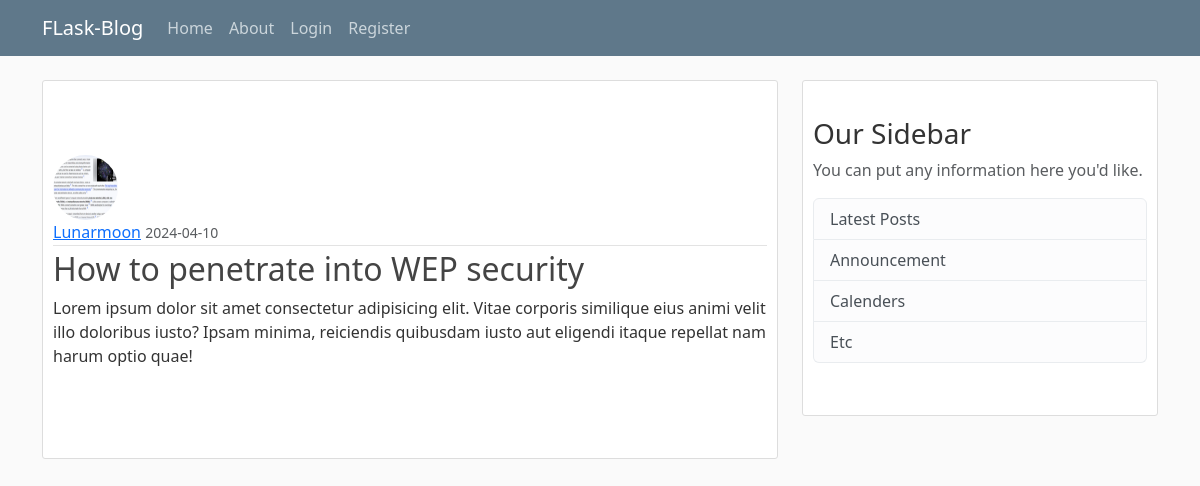
Page /post/26 on the earlier database version.
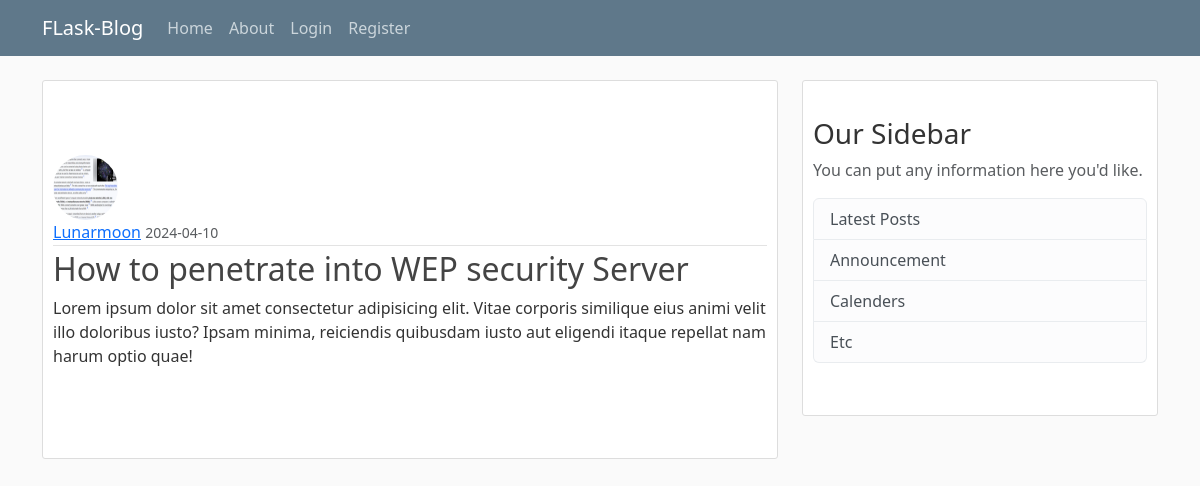
Same page on the later database version.
### flaskblog/models.py (models this page shows, shortened)
class Post(db.Model):
    id =  db.Column(db.Integer, primary_key=True)
    title = db.Column(db.String(100), nullable=False)
    date_posted = db.Column(db.DateTime, nullable=False, default=datetime.utcnow)
    content = db.Column(db.Text, nullable=False)
    user_id = db.Column(db.Integer, db.ForeignKey('user.id'), nullable=False)

### flaskblog/posts/routes.py (the view)
@posts.route("/post/<int:post_id>")
def post(post_id):
    post = Post.query.get_or_404(post_id)
    return render_template('post.html', title=post.title, post=post)

### flaskblog/templates/post.html (shortened to what this page needs)
 {% extends "layout.html" %}
{% block content %}
    <article class="media content-section">
        <img class="rounded-circle article-img" src="{{ url_for('static', filename='profile_pics/' + post.author.image_file)}}">
        <div class="media-body">
            <div class="article-metadata">
                <a class="mr-2" href="{{ url_for('posts.user_posts',username=post.author.username) }}">{{ post.author.username }}</a>
                <small class="text-muted">{{ post.date_posted.strftime('%Y-%m-%d') }}</small>
            </div>
            <h2 class="article-title">{{post.title }}</h2>
            <p class="article-content">{{ post.content }}</p>
        </div>
    </article>
{% endblock content %}

Differences in the rows shown:
changed Post: title "How to penetrate into WEP security" → "How to penetrate into WEP security Server"
